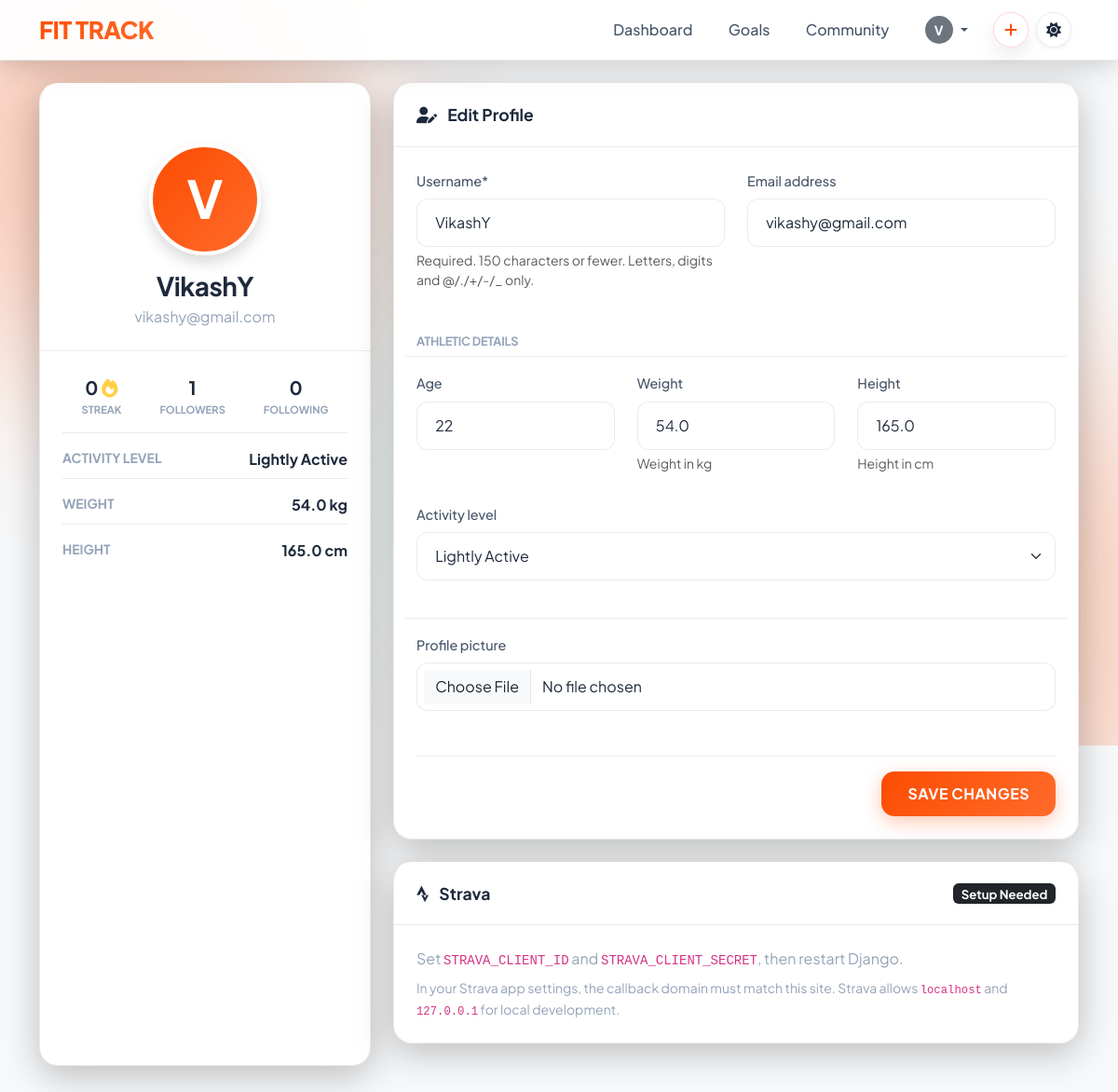
Page /users/profile/ (signed in) on the committed database.
### users/models.py (models this page shows, shortened)
class CustomUser(AbstractUser):
    age = models.PositiveIntegerField(null=True, blank=True)
    height = models.FloatField(null=True, blank=True, help_text="Height in cm")
    weight = models.FloatField(null=True, blank=True, help_text="Weight in kg")
    ACTIVITY_LEVEL_CHOICES = [
        ('Sedentary', 'Sedentary'),
        ('Lightly Active', 'Lightly Active'),
        ('Moderately Active', 'Moderately Active'),
        ('Very Active', 'Very Active'),
        ('Extra Active', 'Extra Active')
    ]
    activity_level = models.CharField(max_length=20, choices=ACTIVITY_LEVEL_CHOICES, blank=True, null=True)
    profile_picture = models.ImageField(upload_to='profile_pics/', blank=True, null=True)
    strava_athlete_id = models.BigIntegerField(blank=True, null=True)
    strava_access_token = models.CharField(max_length=255, blank=True)
    strava_refresh_token = models.CharField(max_length=255, blank=True)
    strava_token_expires_at = models.DateTimeField(blank=True, null=True)
    strava_scopes = models.CharField(max_length=255, blank=True)
    strava_last_sync_at = models.DateTimeField(blank=True, null=True)

### users/views.py (the view, shortened to what this page needs)
# urls.py: path('profile/', views.profile, name='profile'),
@login_required
def profile(request):
    if request.method == 'POST':
        u_form = UserUpdateForm(request.POST, request.FILES, instance=request.user)
        if u_form.is_valid():
            u_form.save()
            messages.success(request, 'Your profile has been updated!')
            return redirect('profile')
    else:
        u_form = UserUpdateForm(instance=request.user)
    today = timezone.now().date()
    workouts_dates = Workout.objects.filter(user=request.user).order_by('-date').values_list('date', flat=True).distinct()
    streak = 0
    context = {
        'u_form': u_form,
        'streak': streak,
        'strava_configured': strava.is_configured(),
        'strava_connected': bool(request.user.strava_refresh_token),
        'strava_has_read_scope': strava.has_read_scope(request.user.strava_scopes),
    }
    return render(request, 'users/profile.html', context)

### users/forms.py
class UserUpdateForm(forms.ModelForm):
    class Meta:
        model = CustomUser
        fields = ['username', 'email', 'age', 'height', 'weight', 'activity_level', 'profile_picture']

### users/strava.py (called while the page is built)
def is_configured():
    return bool(settings.STRAVA_CLIENT_ID and settings.STRAVA_CLIENT_SECRET)

def has_read_scope(scopes_text):
    scopes = {scope.strip() for scope in scopes_text.split(',') if scope.strip()}
    return bool(scopes & READ_SCOPES)

### fitness tracker/users/templates/users/profile.html (shortened to what this page needs)
{% extends "base.html" %}
{% load crispy_forms_tags %}
{% block content %}
<div class="row justify-content-center">
    <div class="col-md-4 mb-4 fade-in-up delay-1">
        <div class="strava-card text-center position-relative pb-4 overflow-hidden h-100">
            <div style="height: 100px; background: rgba(255, 255, 255, 0.05); width: 100%; position: absolute; top: 0; left: 0;"></div>
            <div class="d-flex justify-content-center pt-5 mt-3 position-relative z-1 mb-3">
                {% if user.profile_picture %}
                <img src="{{ user.profile_picture.url }}" alt="Profile"
                    class="avatar-placeholder rounded-circle border border-4 shadow-sm" style="width: 120px; height: 120px; object-fit: cover; border-color: var(--bg-card) !important;">
                {% else %}
                <div class="avatar-placeholder rounded-circle border border-4 shadow pb-1" style="width: 120px; height: 120px; font-size: 3.5rem; border-color: var(--bg-card) !important;">
                    {{ user.username|make_list|first|upper }}
                </div>
                {% endif %}
            </div>
            <h3 class="fw-bold mb-1 position-relative z-1">{{ user.username }}</h3>
            <p class="text-muted mb-4 position-relative z-1">{{ user.email }}</p>
            <div class="w-100 border-top pt-4 px-4 text-start">
                <div class="d-flex justify-content-around border-bottom pb-3 mb-3 text-center">
                    <div>
                        <div class="fw-bold fs-5">{{ streak|default:"0" }} <i class="fa-solid fa-fire text-warning opacity-75"></i></div>
                        <div class="text-muted fw-bold small text-uppercase" style="font-size: 0.7rem;">Streak</div>
                    </div>
                    <div>
                        <div class="fw-bold fs-5">{{ user.followers.count|default:"0" }}</div>
                        <div class="text-muted fw-bold small text-uppercase" style="font-size: 0.7rem;">Followers</div>
                    </div>
                    <div>
                        <div class="fw-bold fs-5">{{ user.following.count|default:"0" }}</div>
                        <div class="text-muted fw-bold small text-uppercase" style="font-size: 0.7rem;">Following</div>
                    </div>
                </div>
                <div class="d-flex justify-content-between border-bottom pb-2 mb-3">
                    <span class="text-muted fw-bold small text-uppercase">Activity Level</span>
                    <span class="fw-bold">{{ user.get_activity_level_display|default:"Not Set" }}</span>
                </div>
                <div class="d-flex justify-content-between border-bottom pb-2 mb-3">
                    <span class="text-muted fw-bold small text-uppercase">Weight</span>
                    <span class="fw-bold">{{ user.weight|default:"--" }} kg</span>
                </div>
                <div class="d-flex justify-content-between mb-2">
                    <span class="text-muted fw-bold small text-uppercase">Height</span>
                    <span class="fw-bold">{{ user.height|default:"--" }} cm</span>
                </div>
            </div>
        </div>
    </div>
    <div class="col-md-8 mb-4 fade-in-up delay-2">
        <div class="strava-card">
            <div class="card-header-styled">
                <i class="fa-solid fa-user-pen me-2"></i> Edit Profile
            </div>
            <div class="card-body-styled">
                <form method="POST" enctype="multipart/form-data">
                    <div class="row">
                        <div class="col-md-6 mb-3">
                            {{ u_form.username|as_crispy_field }}
                        </div>
                        <div class="col-md-6 mb-3">
                            {{ u_form.email|as_crispy_field }}
                        </div>
                    </div>
                    <div class="row mt-2">
                        <h6 class="fw-bold text-uppercase text-muted border-bottom pb-2 mb-3 mt-2"
                            style="font-size: 0.8rem;">Athletic Details</h6>
                        <div class="col-md-4 mb-3">
                            {{ u_form.age|as_crispy_field }}
                        </div>
                        <div class="col-md-4 mb-3">
                            {{ u_form.weight|as_crispy_field }}
                        </div>
                        <div class="col-md-4 mb-3">
                            {{ u_form.height|as_crispy_field }}
                        </div>
                        <div class="col-md-12 mb-3">
                            {{ u_form.activity_level|as_crispy_field }}
                        </div>
                    </div>
                    <div class="row mt-2 border-top pt-3">
                        <div class="col-12 mb-4">
                            {{ u_form.profile_picture|as_crispy_field }}
                        </div>
                    </div>
                    <div class="d-flex justify-content-end mt-2 pt-3 border-top">
                        <button class="btn btn-primary border-0" type="submit">Save Changes</button>
                    </div>
                </form>
            </div>
        </div>
        <div class="strava-card mt-4">
            <div class="card-header-styled d-flex justify-content-between align-items-center">
                <span><i class="fa-brands fa-strava me-2"></i> Strava</span>
                {% if strava_connected and strava_has_read_scope %}
                <span class="badge text-bg-success">Connected</span>
                {% elif strava_connected %}
                <span class="badge text-bg-warning">Reconnect Needed</span>
                {% elif strava_configured %}
                <span class="badge text-bg-secondary">Ready</span>
                {% else %}
                <span class="badge text-bg-dark">Setup Needed</span>
                {% endif %}
            </div>
            <div class="card-body-styled">
                {% if not strava_configured %}
                <p class="text-muted mb-2">Set <code>STRAVA_CLIENT_ID</code> and <code>STRAVA_CLIENT_SECRET</code>, then restart Django.</p>
                <p class="text-muted small mb-0">In your Strava app settings, the callback domain must match this site. Strava allows <code>localhost</code> and <code>127.0.0.1</code> for local development.</p>
                {% endif %}
            </div>
        </div>
    </div>
</div>
{% endblock %}

### templates/base.html (shortened to what this page needs)
{% load static %}
<!DOCTYPE html>
<html lang="en">
<head>
  <link href="https://cdn.jsdelivr.net/npm/bootstrap@5.3.0/dist/css/bootstrap.min.css" rel="stylesheet">
  <link rel="stylesheet" href="https://cdnjs.cloudflare.com/ajax/libs/font-awesome/6.4.0/css/all.min.css">
  <link rel="stylesheet" href="{% static 'css/main.css' %}">
  <link rel="stylesheet" href="https://unpkg.com/leaflet@1.9.4/dist/leaflet.css"/>
</head>
<body>
  <nav class="navbar navbar-expand-lg navbar-custom sticky-top">
    <div class="container">
      <a class="navbar-brand" href="{% url 'dashboard' %}">
        FIT TRACK
      </a>
      <div class="collapse navbar-collapse" id="navbarNav">
        <ul class="navbar-nav ms-auto align-items-center">
          {% if user.is_authenticated %}
          <li class="nav-item">
            <a class="nav-link" href="{% url 'dashboard' %}">Dashboard</a>
          </li>
          <li class="nav-item">
            <a class="nav-link" href="{% url 'goals_page' %}">Goals</a>
          </li>
          <li class="nav-item">
            <a class="nav-link" href="{% url 'user_list' %}">Community</a>
          </li>
          <li class="nav-item dropdown">
            <a class="nav-link dropdown-toggle d-flex align-items-center" href="#" id="navbarDropdown" role="button"
              data-bs-toggle="dropdown" aria-expanded="false">
              {% if user.profile_picture %}
              <img src="{{ user.profile_picture.url }}" alt="Profile" class="rounded-circle me-1"
                style="width: 30px; height: 30px; object-fit: cover;">
              {% else %}
              <div class="rounded-circle bg-secondary text-white d-flex align-items-center justify-content-center me-1"
                style="width: 30px; height: 30px; font-size: 14px; font-weight: bold;">
                {{ user.username|make_list|first|upper }}
              </div>
              {% endif %}
            </a>
          </li>
          <li class="nav-item ms-2 d-none d-lg-block">
            <div class="dropdown">
              <button class="btn d-flex align-items-center justify-content-center p-0 rounded-circle quick-create-btn"
                type="button" data-bs-toggle="dropdown"
                style="width: 38px; height: 38px;">
                <i class="fa-solid fa-plus m-0"></i>
              </button>
            </div>
          </li>
          {% endif %}
          <li class="nav-item ms-2 me-2 d-flex align-items-center">
            <button id="themeToggleBtn" class="theme-toggle-btn" aria-label="Toggle Theme">
              <i class="fa-solid fa-moon" id="themeIcon"></i>
            </button>
          </li>
        </ul>
      </div>
    </div>
  </nav>
  <main class="container py-4">
    {% block content %}{% endblock %}
  </main>
</body>
</html>

### rows in the picture
CustomUser: username|make_list "V", username "VikashY", email "vikashy@gmail.com", followers.count "1", following.count "0", activity_level "Lightly Active", weight "54.0", height "165.0", age "22"

### other values in the picture
{{ streak|default:"0" }} "0"
